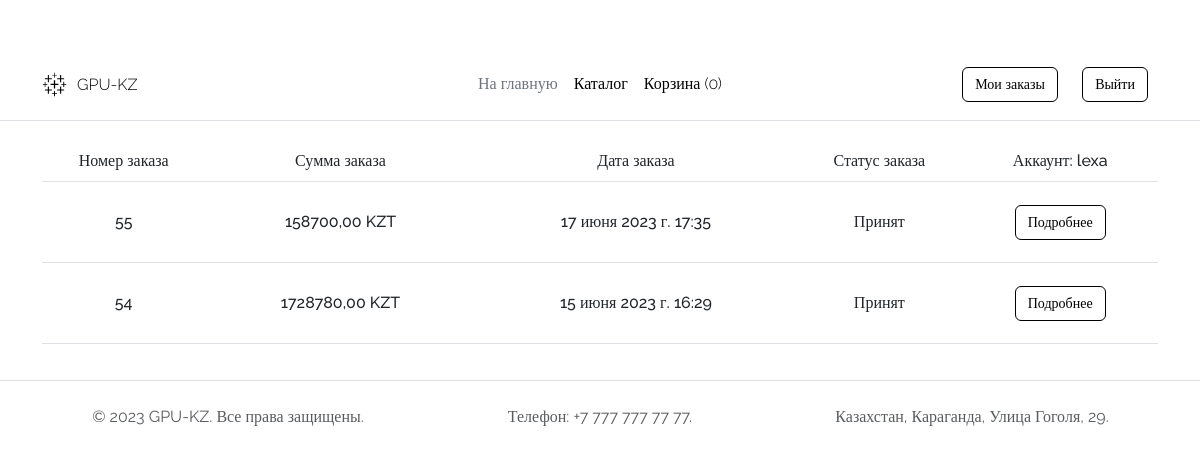
The app's page /orders (signed in) with its own data.
### orders/models.py (models this page shows, shortened)
class Order(models.Model):
    user = models.ForeignKey(User, blank=True, null=True, default=None, on_delete=models.CASCADE)
    customer_name=models.CharField(max_length=64, blank=True, null=True, default=None)
    customer_email = models.EmailField(blank=True, null=True, default=None)
    customer_phone=models.CharField(max_length=48, blank=True, null=True, default=None)
    customer_adress=models.CharField(max_length=128, blank=True, null=True, default=None)
    comment=models.TextField(blank=True, null=True, default=None)
    total_price = models.DecimalField(max_digits=10, decimal_places=2, default=0)  # total price for all products in order
    status = models.ForeignKey(Status, on_delete=models.CASCADE)
    created=models.DateTimeField(auto_now_add=True, auto_now=False)
    updated=models.DateTimeField(auto_now_add=False, auto_now=True)
    class Meta:
        verbose_name='Заказ'
        verbose_name_plural='Заказы'

class Status(models.Model):
    name=models.CharField(max_length=24, blank=True, null=True, default=None)
    is_active=models.BooleanField(default=True)
    created=models.DateTimeField(auto_now_add=True, auto_now=False)
    updated=models.DateTimeField(auto_now_add=False, auto_now=True)
    class Meta:
        verbose_name='Статус заказа'
        verbose_name_plural='Статусы заказа'

### mainpage/views.py (the view)
# urls.py: path('orders', views.orders, name='orders'),
def orders(request):
    if request.user.is_authenticated:
        orders = Order.objects.filter(user=request.user)
        reversed_orders = reversed(orders)
        return render(request, 'auth/orders.html', locals())
    else:
        return redirect('login')

### orders/context_processors.py (called while the page is built)
def getting_basket_info(request):
    if request.user.is_authenticated:
        session_key = request.user.id
    else:
        session_key = request.session.session_key
        if not session_key:
            request.session.cycle_key()
    products_in_basket = ProductInBasket.objects.filter(session_key=session_key, is_active=True, order__isnull=True)
    products_total_count = products_in_basket.count()
    return locals()

### templates/auth/orders.html (shortened to what this page needs)
{% extends 'base.html' %}
{% block content %}
{% load static %}
{% if orders %}
    <div class="container basket-list">
              <table class="table text-center table-responsive">
                  <thead>
                      <tr>
                          <th>Номер заказа</th>
                          <th>Сумма заказа</th>
                          <th>Дата заказа</th>
                          <th>Статус заказа</th>
                          <th>Аккаунт: {{ request.user.username }}</th>
                      </tr>
                  </thead>
                  <tbody>
                      {% for order in reversed_orders %}
                           <tr>
                               <td>
                                   <p>{{ order.id }}</p>
                               </td>
                               <td>
                                   <p>{{ order.total_price }} KZT</p>
                               </td>
                               <td>
                                   <p>{{ order.created }}</p>
                               </td>
                               <td>
                                   <p>{{ order.status.name }}</p>
                               </td>
                               <td>
                                   <a href="{%  url 'order' order.id %}">
                                       <button class="btn btn-success">Подробнее</button>
                                   </a>
                               </td>
                           </tr>
                      {% endfor %}
                  </tbody>
              </table>
    </div>
{% endif %}
{% endblock %}

### static/style.css (style rules this page uses)
body { background: white; }
.btn { font-family: Raleway; font-size: 14px; color: black; border-color: black; background: rgba(0, 0, 0, 0); font-weight: 300; }
.categories label, select, button { margin-left: 10px; margin-right: 10px; }
.basket-list { align-items: center; text-align: center; margin-top: 20px; margin-bottom: 20px; overflow-y: hidden; }
.basket-list p { margin: 20px; }
.table th, .table td { vertical-align: middle; font-weight: 500; }
.table { font-family: Raleway; font-size: 16px; }
body { padding-top: 3rem; padding-bottom: 3rem; color: rgb(var(--bs-tertiary-color-rgb)); }

### records on screen
Order: id "55", total_price "158700,00", created "17 июня 2023 г. 17:35", status.name "Принят"
Order: id "54", total_price "1728780,00", created "15 июня 2023 г. 16:29", status.name "Принят"

### other values on screen
{{ request.user.username }} "lexa"
